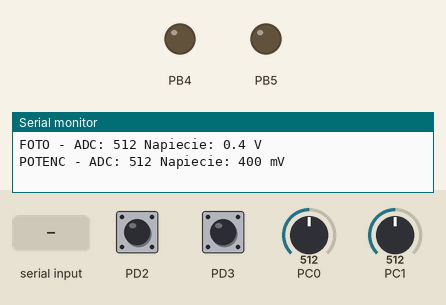
Recording of a program running on a simulated ATmega168, built with avr-gcc and emulated at 16 MHz. Shown: output pins drawn as LEDs (lit = HIGH), the last lines printed to the serial monitor. The inputs (shaded band) are chosen by the test bench; at power-on: PC1 = 512, PC0 = 512, PD2 HIGH, PD3 HIGH.

Above: at 1.2 s.
1.3 s: "1" received over Serial
At 2.7 s:
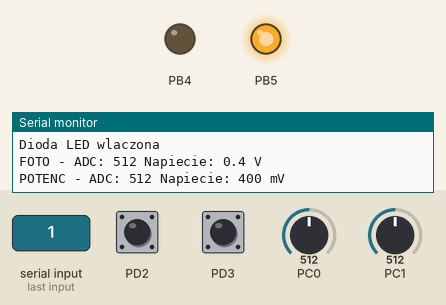
3.0 s: PC1 set to 527
At 3.6 s:
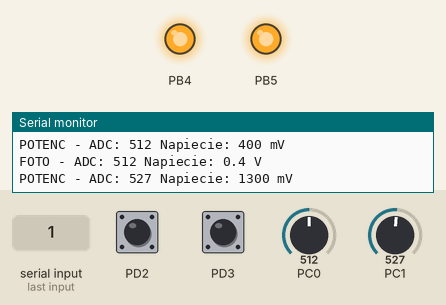
4.7 s: "0" received over Serial
At 5.9 s:
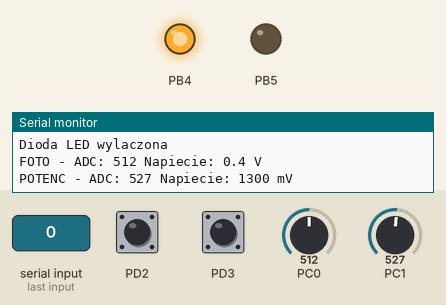
9.4 s: PC1 set to 511
At 10.6 s:
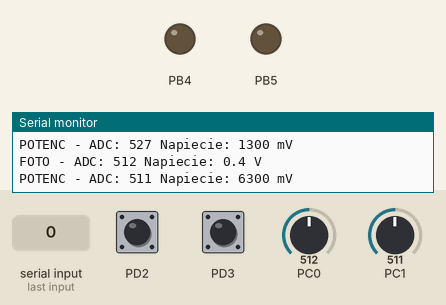
Timing chart, 0 to 12.1 s (numbered marks = the images above; inputs shaded):
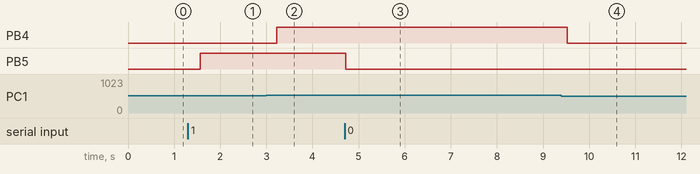

Measured:
- the behaviour switches between 512 and 513 on PC1 (found by bisection; images 1 and 2)
- after the input at 1.3 s, PB5: LOW → HIGH after 0.27 s
- after the input at 3.0 s, PB4: LOW → HIGH after 0.22 s
- after the input at 4.7 s, PB5: HIGH → LOW at once
- after the input at 9.4 s, PB4: HIGH → LOW after 0.12 s

The program:

main.c
```c
#define ENABLE_BASIC
#define ENABLE_SERIAL
#define ENABLE_INTERRUPTS
#define ENABLE_ADC
#include "framework.h"

// globalne zmienne flagowe
volatile uint8_t ledState = 0;
volatile uint8_t ledChangeFlag = 0;

ISR(USART_RX_vect) { // ZAD 2
//    char data = UDR0;
    if (UDR0 == '1') {
        ledState = 1;
        ledChangeFlag = 1;
    }
	else if (UDR0 == '0') {
        ledState = 0;
        ledChangeFlag = 1;
    }
}

static void INT0Callback() { // ZAD 3
	// wyslij komunikat przez USART o przerwaniu na INT0
	serialPrintStr("INT0 - opadajace zbocze\n");
}

static void INT1Callback() { // ZAD 3
	// wyslij komunikat przez USART o przerwaniu na INT1
	serialPrintStr("INT1 - zmiana stanu logicznego\n");
}


int main(void) {
	// USART
    pinMode(13, OUTPUT); // dioda do USART (czerwona), B5
	serialInit(9600);
	interruptOn();

	// PRZERWANIA
	interruptInit(2, FALLING_EDGE, INT0Callback); // D2
	interruptInit(3, CHANGE_STATE, INT1Callback); // D3

	// ADC
	pinMode(12, OUTPUT); // dioda do ADC (zielona), B4
	adcInit();

    while (1) {
		// ZAD 2
        if (ledChangeFlag) {
            if (ledState) {
                digitalWrite(13, HIGH);
                serialPrintStr("Dioda LED wlaczona\n");
            }
			else {
                digitalWrite(13, LOW);
                serialPrintStr("Dioda LED wylaczona\n");
            }
            ledChangeFlag = 0;
        }

		uint16_t ADCval0 = analogRead(0); // A0
		uint16_t ADCv0 = (ADCval0 * 5000) / 1024;
		uint16_t ADCval1 = analogRead(1); // A1
		uint16_t ADCv1 = (ADCval1 * 5000) / 1024;

		serialPrintStr("FOTO - ");
		serialPrintStr("ADC: ");
		serialPrintInt(ADCval0);
		serialPrintStr(" Napiecie: ");
		serialPrintInt(ADCv0 / 100);
		serialPrintStr(".");
		serialPrintInt(ADCv0 % 100);
		serialPrintStr(" V\n");

		serialPrintStr("POTENC - ");
		serialPrintStr("ADC: ");
		serialPrintInt(ADCval1);
		serialPrintStr(" Napiecie: ");
		serialPrintInt(ADCv1 * 100);
		serialPrintStr(" mV\n");

		// zapal diode w zaleznosci od wartosci potencjometru i fotorezystora
		if (ADCval0 < ADCval1) // 12 (zielona)
			digitalWrite(12, HIGH);
		else
			digitalWrite(12, LOW);

        delay(1500);

    }
	interruptOff();
    return 0;
}
```

framework.h
```c
#include <stdio.h>
#include <stdlib.h>
#include <avr/io.h>
#include <util/delay.h>
#include <avr/interrupt.h>
#include <avr/wdt.h>
#include <avr/power.h>
#include <avr/sleep.h>
#include <avr/pgmspace.h>
#define delay(time)	_delay_ms(time);
#define interruptOn() sei();
#define interruptOff() cli();
#define A0 14
#define A1 15
#define A2 16
#define A3 17
#define A4 18
#define A5 19
#define F_CPU 16000000UL

enum m {
	OUTPUT,
	INPUT
};
enum s {
	HIGH,
	LOW
};

enum c {
	FALLING_EDGE,
	CHANGE_STATE
};

 // ZAD 1 - OBSLUGA PORTOW
#ifdef ENABLE_BASIC
static void pinMode(uint8_t pin, uint8_t m) {
	if (pin >= 0 && pin <= 7) {
		if (m == OUTPUT)
			DDRD |= (1 << pin);
		else if (m == INPUT)
			DDRD &= ~(1 << pin);
	}
	else if (pin >= 8 && pin <= 13) {
		pin -= 8;
		if (m == OUTPUT)
			DDRB |= (1 << pin);
		else if (m == INPUT)
			DDRB &= ~(1 << pin);
	}
	else if (pin >= 14 && pin <= 19) {
		pin -= 14;
		if (m == OUTPUT)
			DDRC |= (1 << pin);
		else if (m == INPUT)
			DDRC &= ~(1 << pin);
	}
}

static void digitalWrite(uint8_t pin, uint8_t s) {
	if (pin >= 0 && pin <= 7) {
		if (s == HIGH)
			PORTD |= (1 << pin);
		else if (s == LOW)
			PORTD &= ~(1 << pin);
	}
	else if (pin >= 8 && pin <= 13) {
		pin -= 8;
		if (s == HIGH)
			PORTB |= (1 << pin);
		else if (s == LOW)
			PORTB &= ~(1 << pin);
	}
	else if (pin >= 14 && pin <= 19) {
		pin -= 14;
		if (s == HIGH)
			PORTC |= (1 << pin);
		else if (s == LOW)
			PORTC &= ~(1 << pin);
	}
}

static uint8_t digitalRead(uint8_t pin) {
    if (pin >= 0 && pin <= 7) {
		return ((PIND & (1 << pin)) >> pin);
    }
    else if (pin >= 8 && pin <= 13) {
        pin -= 8;
        return ((PINB & (1 << pin)) >> pin); ;
    }
    else if (pin >= 14 && pin <= 19) {
        pin -= 14;
        return ((PINC & (1 << pin)) >> pin); ;
    }
}
#endif

// ZAD 2 - USART
#ifdef ENABLE_SERIAL
static void serialInit(uint32_t baud){
	// obliczenie wartosci UBRR na podstawie szybkosci transmisji
	uint16_t ubrr = (F_CPU / (16 * baud) ) - 1;
    UBRR0H = (unsigned char)(ubrr >> 8);
    UBRR0L = (unsigned char) ubrr;

	// wlaczenie odbiornika (RXEN), nadajnika (TXEN) oraz zezwolenie na generowanie przerwania (RXCO)
    UCSR0B = (1 << RXEN0) | (1 << TXEN0) | (1 << RXCIE0);

	// ustawienie formatu ramki: 8 bitow danych, brak parzystosci, 1 bit stopu
    UCSR0C = (1 << UCSZ01) | (1 << UCSZ00) | (0 << UPM00) | (0 << UPM01) | (0 << USBS0);
}

static void serialWrite(uint8_t data){
	// oczekiwanie na zwolnienie bufora nadajnika
	while (!(UCSR0A & (1 << UDRE0)));

	// umieszczenie danych w buforze nadawczym
    UDR0 = data;
}

static void serialPrintStr(char *text) {
	// przesylanie kolejnych znakow z lancucha az do napotkania znaku koncowego '\0'
    while (*text)
        serialWrite(*text++);
}

static void serialPrintInt(uint16_t value){
	// bufor do przechowywania liczby w postaci lancucha
	char buffer[6];

	// konwersja liczby int na lanucha znakow
	// char * itoa( int value, char * str, int base );
	itoa(value, buffer, 10);
	serialPrintStr(buffer);
}
#endif

// ZAD 3 - Przerwania
#ifdef ENABLE_INTERRUPTS
// mechanizm wskaznikow funkcyjnych
static void (*_int0_func)();
static void (*_int1_func)();

//static void interruptInit(uint8_t pin, char conf, void (*f)()){
static void interruptInit(uint8_t pin, uint8_t c, void (*f)()){
	// inicjalizacja pinu INT0 (pin 2) lub INT1 (pin 3) z wlaczonym rezystorem pull-up
	if (pin == 2 || pin == 3) {
    pinMode(pin, INPUT);
    digitalWrite(pin, HIGH);  // wlacz rezystor pull-up
	}
	if (c == FALLING_EDGE){
		_int0_func = f;
        EICRA |= (1 << ISC01) | (0 << ISC00);  // konfiguracja przerwania INT0 (ISC01 = 1, ISC00 = 0)
        EIMSK |= (1 << INT0);   // wlacz przerwanie INT0
	}
	else if (c == CHANGE_STATE){
		_int1_func = f;
		EICRA |= (0 << ISC11) | (1 << ISC10); // konfiguracja przerwania INT1 (ISC11 = 0, ISC10 = 1)
        EIMSK |= (1 << INT1); // wlacz przerwanie INT1
	}
}

ISR(INT0_vect) {
    _int0_func();
}
ISR(INT1_vect) {
    _int1_func();
}
#endif

// ZAD 4 - ADC
#ifdef ENABLE_ADC
void adcInit(){
	// ustaw zrodlo Vref jako napiecie odniesienia pochodzace z linii Avcc
	ADMUX |= (1 << REFS0) | (0 << REFS1);

	// preskaler 128 i wlacz ADC
    ADCSRA |= (1 << ADEN) | (1 << ADPS2) | (1 << ADPS1) | (1 << ADPS0);
}

uint16_t analogRead(uint8_t channel){
	// wybor kanalu
	ADMUX = (ADMUX & 0xF0) | channel; // 1111 0000 - MUX3
 	ADCSRA |= (1 << ADSC); // start konwersji
    while (ADCSRA & (1 << ADSC)); // czekaj na zakonczenie konwersji
	ADCSRA |= (1 << ADIF); // czyszczenie flagi ADIF
	return ADC; // zwroc wartosc ADC
}
#endif
```
